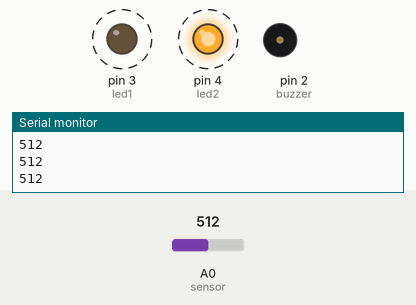
This sketch was run on a simulated Arduino Uno, built with avr-gcc and run on an emulated ATmega328P. On the bench: output pins drawn as LEDs (lit = HIGH), buzzer (waves = sounding), the last lines printed to the serial monitor. Dashed ring = blinking. The inputs (shaded band) are chosen by the test bench; at power-on: A0 (sensor) = 512.

Above: at 1.2 s.
1.3 s: A0 (sensor) set to 410
4.3 s: A0 (sensor) set to 387
At 5.7 s:
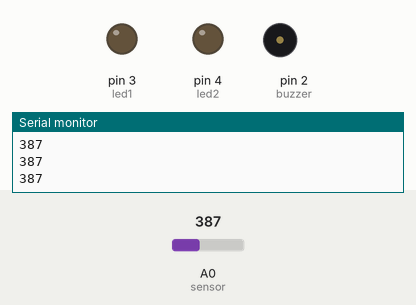
6.0 s: A0 (sensor) set to 511
At 6.21 s:
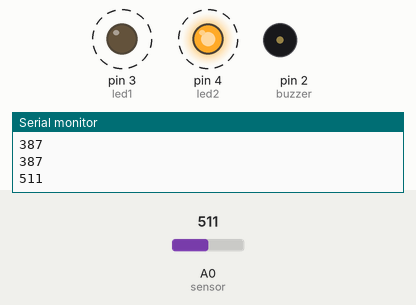
Timing chart, 0 to 15.0 s (numbered marks = the images above; inputs shaded):
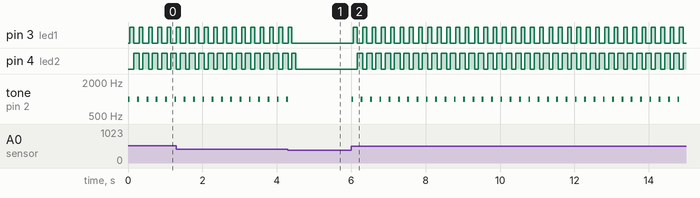

The sketch:

sensorGas.ino
```cpp
#define sensor A0
#define buzzer 2
#define led1 3
#define led2 4

void setup()
{
  Serial.begin(9600);

  pinMode(sensor, INPUT);
  pinMode(buzzer, OUTPUT);
  pinMode(led1, OUTPUT);
  pinMode(led2, OUTPUT);
}

void loop()
{
  int valor = analogRead(sensor);
  Serial.println(valor);

  if(valor > 400)
  {
    alarme();
    digitalWrite(led1, HIGH);
    digitalWrite(led2, LOW);
    delay(100);
    digitalWrite(led1, LOW);
    digitalWrite(led2, HIGH);
  }
  else
  {
    noTone(buzzer);
    digitalWrite(led1, LOW);
    digitalWrite(led2, LOW);
  }
  delay(100);
}

void alarme()
{
  tone(buzzer, 1000);
  delay(50);
  noTone(buzzer);
}
```

Measured:
- the behaviour switches between 401 and 400 on A0 (sensor) (found by bisection; images 0 and 1)
- after the input at 4.3 s, pin 3 (led1): goes on until 4.4 s, then stays LOW; tone on pin 2 (buzzer): goes on until 4.3 s, then stays silent
- after the input at 6.0 s, pin 3 (led1): alternates HIGH for 0.10 s and LOW for 0.15 s, starting after 0.06 s; pin 4 (led2): alternates HIGH for 0.15 s and LOW for 0.10 s, starting after 0.16 s; tone on pin 2 (buzzer): alternates 1000 Hz for 0.05 s and silent for 0.20 s, starting at once
- by itself, pin 3 (led1): alternates HIGH for 0.10 s and LOW for 0.15 s
- by itself, pin 4 (led2): alternates HIGH for 0.15 s and LOW for 0.10 s
- by itself, tone on pin 2 (buzzer): alternates 1000 Hz for 0.05 s and silent for 0.20 s
